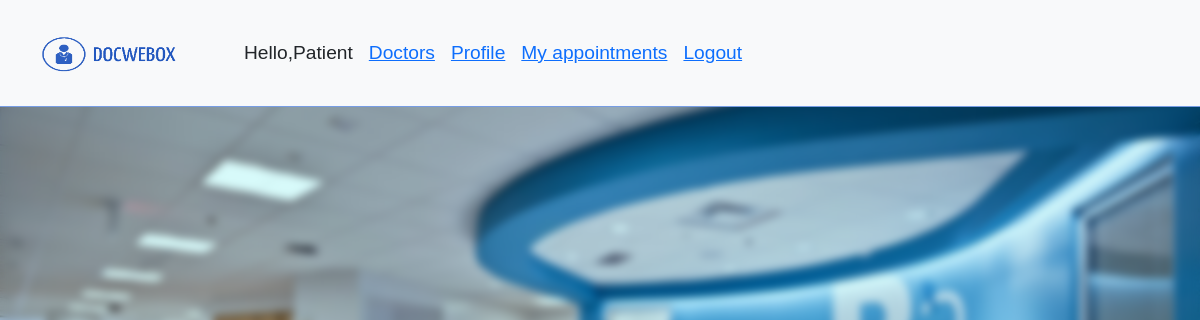
Before: /php/user_profile_edit.php (signed in) with the older database file.
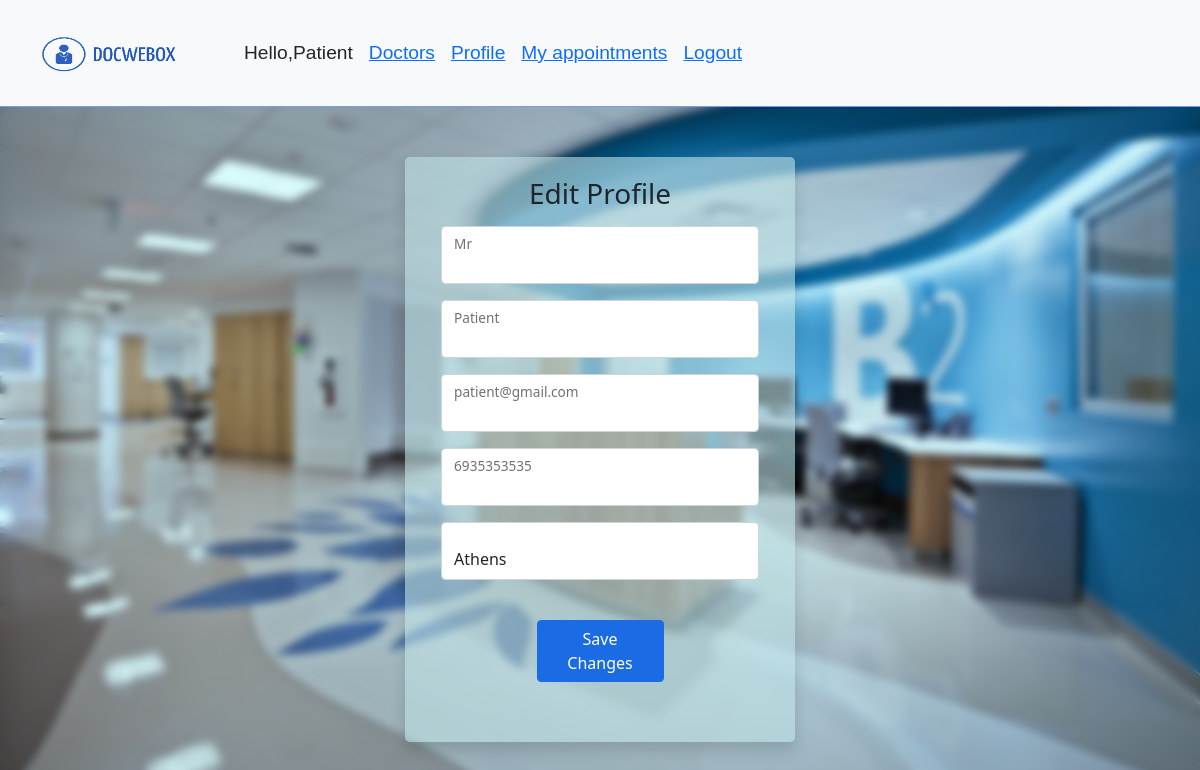
After: the same page with the newer database file.
### tables this page shows
CREATE TABLE `profile` (
  `id` int(11) NOT NULL,
  `user_id` int(11) NOT NULL,
  `FirstName` varchar(60) NOT NULL,
  `SureName` varchar(60) NOT NULL,
  `Address` varchar(50) NOT NULL,
  `PhoneNumber` varchar(20) NOT NULL,
  `email` varchar(50) NOT NULL,
  `Specialization` varchar(60) NOT NULL,
  `bio` varchar(200) NOT NULL
);

### php/user_profile_edit.php (the view, shortened to what this page needs)
<html>
    <head>
        <link href="https://cdn.jsdelivr.net/npm/bootstrap@5.0.2/dist/css/bootstrap.min.css"
        rel="stylesheet">
        <link rel="stylesheet" href="../css/patient_profile_edit.css">
    </head>
    <body>
        <?php
            include 'connect.php';
            echo '<nav class="navbar navbar-expand-lg navbar-light bg-light sticky-top">
                <div class="container-fluid">
                <a class="navbar-brand" href="#">
                    <img src="../img/logo.png" width="200" height="80" class="d-inline-block align-top" alt="">
                </a>
                <button class="navbar-toggler" type="button" data-bs-toggle="collapse" data-bs-target="#navbarSupportedContent" aria-controls="navbarSupportedContent" aria-expanded="false" aria-label="Toggle navigation">
                    <span class="navbar-toggler-icon"></span>
                </button>
                <div class="collapse navbar-collapse" id="navbarSupportedContent">
                    <ul class="navbar-nav me-auto mb-2 mb-lg-0">
                    <li class="nav-item">
                        <a>Hello,' . $_SESSION["username"] .'</a>
                    </li>
                    <li class="nav-item active">
                        <a href="user_hub.php">Doctors</a>
                    </li>
                    <li class="nav-item active">
                        <a href="user_profile_edit.php">Profile</a>
                    </li>
                    <li class="nav-item active">
                        <a href="user_appointment.php">My appointments</a>
                    </li>
                    <li class="nav-item active">
                        <a href="nukeSession.php">Logout</a>
                    </li>
                    </ul>
                </div>
                </div>
            </nav>';
            ?>
        <?php
            $id=$_SESSION["id"];
            $query = "SELECT * FROM users u, profile where u.id=$id and u.id=user_id ";
            $result = mysqli_query($conn, $query);
            if (mysqli_num_rows($result) > 0) {
                while($row = $result->fetch_assoc()){
                    echo '<div class="container-float">
                    <div class="row">
                        <div class="col-sm-9 col-md-7 col-lg-5 mx-auto ">
                        <div class="card border-0 shadow rounded-3 m-5">
                            <div class="card-body text-center p-3 m-1 ">
                                <h3 class="card-title">Edit Profile</h3>
                                <form method = "POST" action = "">
                                <div class="form-floating m-3">
                                    <input type="text" name="firstName" class="form-control" id="floatingInput">
                                    <label for="floatingInput">' . $row['FirstName'] . '</label>
                                </div>
                                <div class="form-floating m-3">
                                    <input type="text" name="LastName" class="form-control" id="floatingInput">
                                    <label for="floatingInput">' . $row['SureName'] . '</label>
                                </div>
                                <div class="form-floating m-3">
                                    <input type="email" name="email" class="form-control" id="floatingInput">
                                    <label for="floatingInput">' . $row['email'] . '</label>
                                </div>
                                <div class="form-floating m-3">
                                    <input type="text" name="PhoneNumber" class="form-control" id="floatingInput">
                                    <label for="floatingInput">' . $row['PhoneNumber'] . '</label>
                                </div>
                                <div class="form-floating m-3">
                                    <select name="Address" class="form-control">
                                    <option selected>' . $row['Address'] . '</option>
                                    </select>
                                </div>
                                <div class="d-grid gap-2 col-6 mx-auto">
                                    <button class="btn btn-primary" name="submit" type="submit">Save Changes</button>
                                </div>
                        </div>
                        </div>
                </div>';
                }
            }
        ?>
    </body>
</html>

Changed rows visible on the page:
added profile: Address "Athens"
